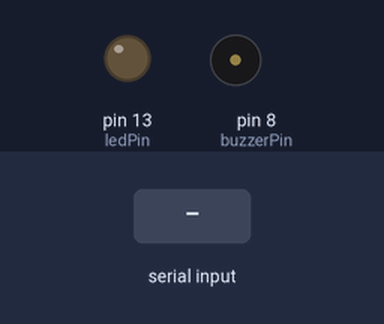
A sketch run on a simulated Arduino Uno, built with avr-gcc and run on an emulated ATmega328P. Shown: output pins drawn as LEDs (lit = HIGH), buzzer (waves = sounding). The inputs (shaded band) are chosen by the test bench. What the sketch prints to the serial monitor is not drawn.

Above: at 1.2 s.
1.3 s: ".\n" received over Serial
At 1.31 s:
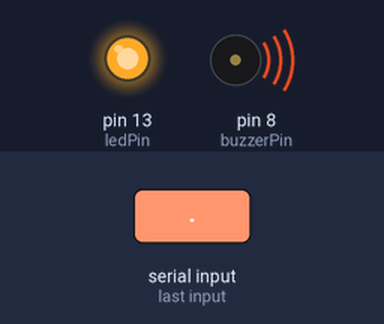
2.8 s: "1\n" received over Serial
Timing chart, 0 to 5.8 s (numbered marks = the images above; inputs shaded):
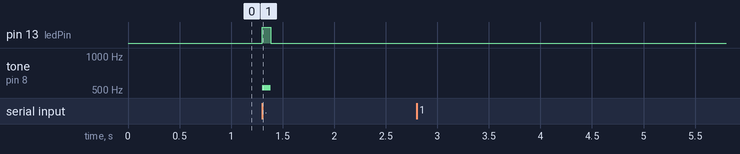

Measured:
- after the input at 1.3 s, pin 13 (ledPin): LOW → HIGH at once, → LOW 0.08 s later; tone on pin 8 (buzzerPin): silent → 523 Hz at once, → silent 0.08 s later
- after the input at 2.8 s, every drawn part: stays the same

The sketch:

morse.ino
```cpp
// C++ code
//

int wpm = 15;
int ledPin = 13;
int buzzerPin = 8;
long dot_length_ms = (1.2/wpm)*1000;
long dash_length_ms = 3 * dot_length_ms;
long space_within_letter_ms = dot_length_ms;
long space_between_letters_ms = 3 * dot_length_ms;
long space_between_words_ms = 7 * dot_length_ms;

void setup()
{
  pinMode(ledPin, OUTPUT);
  pinMode(buzzerPin, OUTPUT);
  Serial.begin(9600);
  Serial.setTimeout(10);
}

void loop()
{
  if (Serial.available() > 0) {
    String inputString = Serial.readStringUntil('\n');
    inputString.trim();

    for(int i=0; i < inputString.length(); i++){
      char c = inputString.charAt(i);
      if (c == '.') {
        digitalWrite(ledPin, HIGH);
        tone(buzzerPin, 523);
        delay(dot_length_ms);
        digitalWrite(ledPin, LOW);
        noTone(buzzerPin);
        delay(space_within_letter_ms);
      }
      else if (c == '-') {
        digitalWrite(ledPin, HIGH);
        tone(buzzerPin, 523);
        delay(dash_length_ms);
        digitalWrite(ledPin, LOW);
        noTone(buzzerPin);
        delay(space_within_letter_ms);
      }
      else if (c == '_') {
        delay(space_between_letters_ms);
      }
      else if (c == ' ') {
        delay(space_between_words_ms);
      }
      else {
        Serial.print("Invalid code: ");
        Serial.println(c);
      }
    }
      Serial.println("DONE");
  }
}
```
